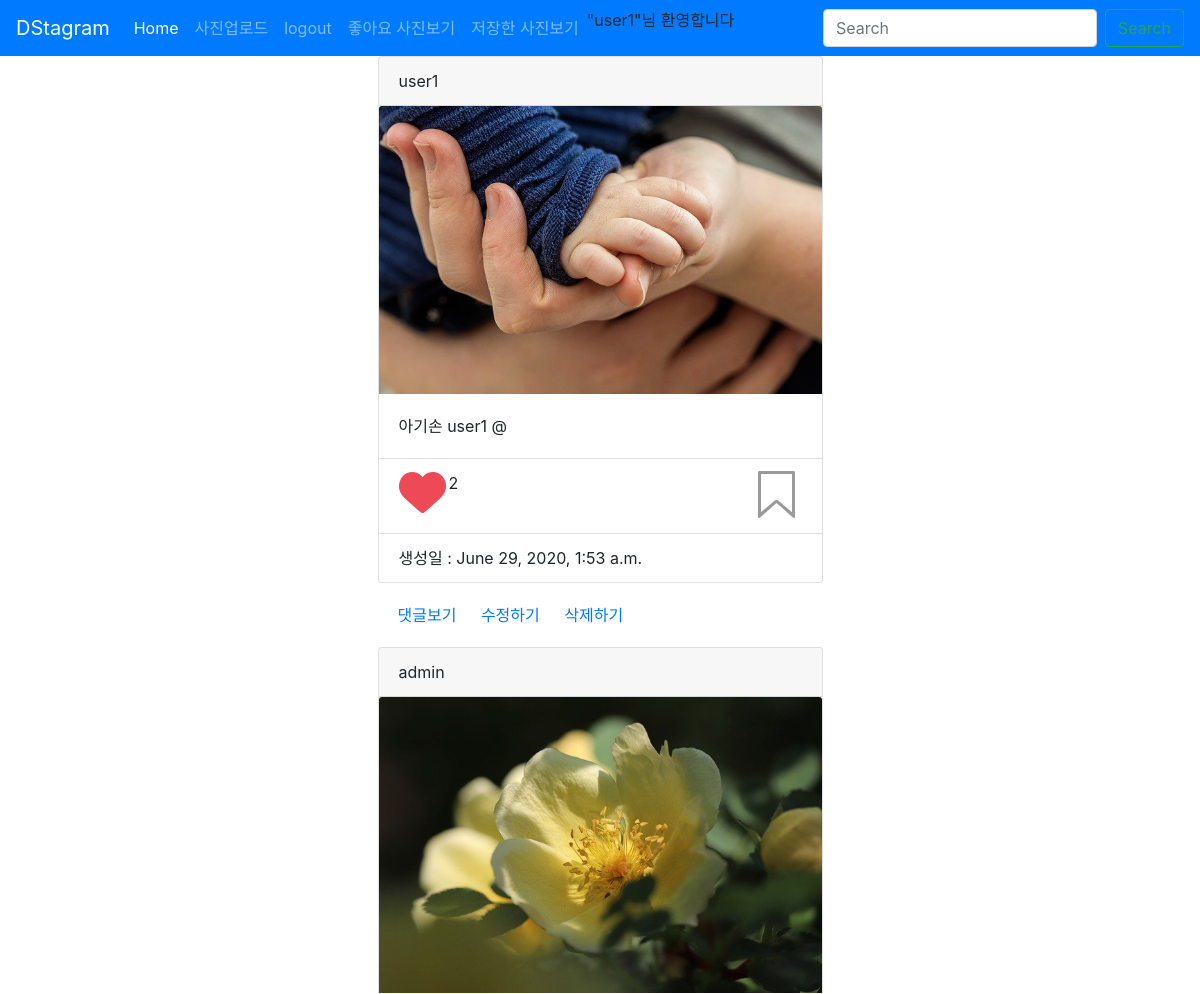
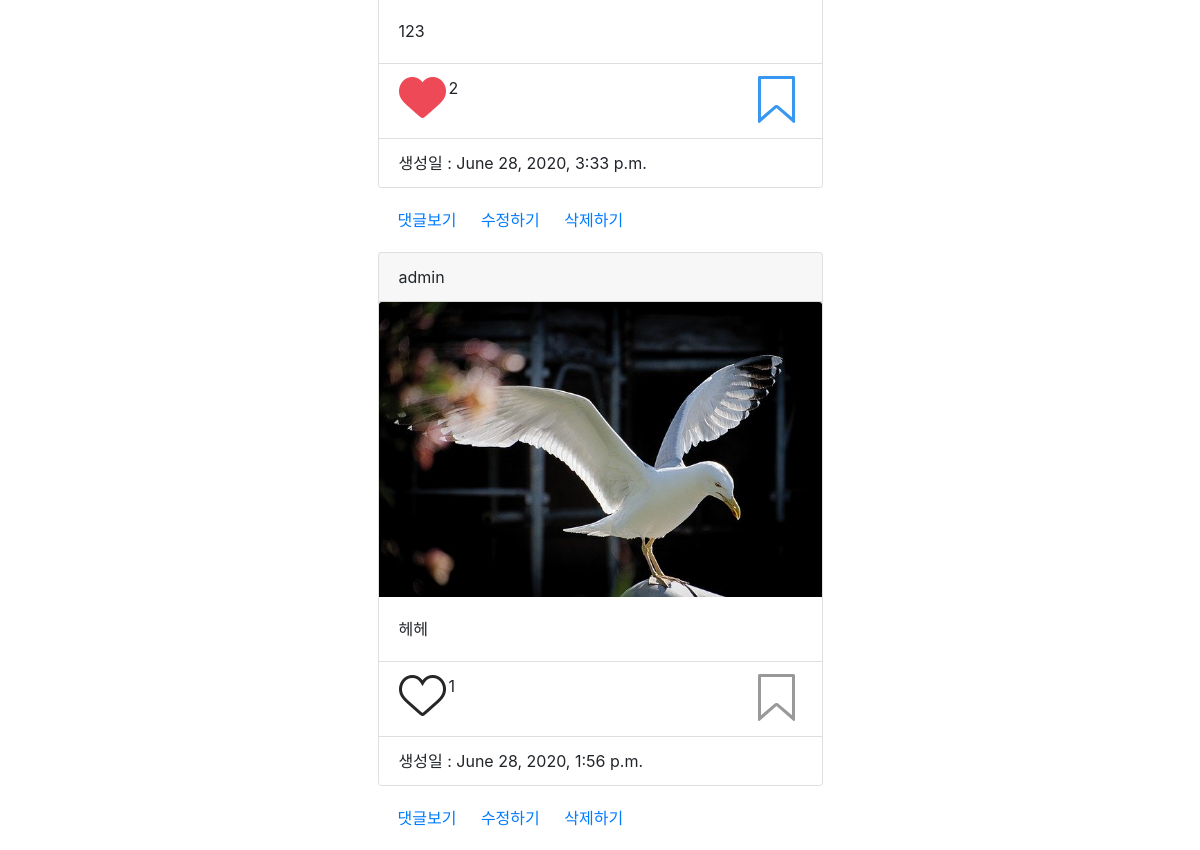
Screenshot of / (signed in) with the database file from the repository (2 pictures, top to bottom).
### photo/models.py (models this page shows, shortened)
class Photo(models.Model):
    author = models.ForeignKey(User, on_delete=models.CASCADE, related_name='user')
    text= models.TextField(blank=True)
    image = models.ImageField(upload_to='timeline_photo/&Y/&m/&d')
    created = models.DateTimeField(auto_now_add=True)
    updated = models.DateTimeField(auto_now=True)
    like = models.ManyToManyField(User, related_name='like_post',blank=True)
    favorite = models.ManyToManyField(User, related_name='favorite_post',blank=True)
    class Meta:
        ordering = ['-created']

### photo/views.py (the view)
# urls.py: path('', PhotoList.as_view(), name='index'),
class PhotoList(ListView):
    model = Photo
    template_name_suffix='_list'

### photo/templates/photo/photo_list.html (shortened to what this page needs)
{% extends 'base.html' %}
{% block content %}
<div class="container">
<div class="row">
    <div class="col"></div>
    <div class="col-5">
        {% for object in object_list %}
        <div class="card">
            <div class="card-header">
                {{ object.author }}
            </div>
            <img src="{{object.image.url}}" class="card-img-top">
            <div class="card-body">
                <p class="card-text">{{object.text}}</p>
            </div>
            <ul class ="list-group list-group-flush">
                {% if user.is_authenticated %}
                <li class="list-group-item">
                    <a href="{% url 'photo:like' object.id %}"
                    class="float-left btn-like {% if user in object.like.all %} active {% endif %}" class="">좋아요!</a>
                    {% if object.like.all.count %}
                    <span class ="">
                        {{object.like.all.count}}
                    </span>
                    {% endif %}
                    <a href="{% url 'photo:favorite' object.id %}"
                    class="float-right btn-favorite {%if user in object.favorite.all %}active{%endif%}">저장하기!</a>
                </li>
                {% endif %}
                <li class="list-group-item">생성일 : {{object.created}}</li>
            </ul>
        </div>
        <div class="card-body">
            <a href="{% url 'photo:detail' object.id %}" class="card-link">댓글보기</a>
            <a href="{% url 'photo:update' object.id %}" class="card-link">수정하기</a>
            <a href="{% url 'photo:delete' object.id %}" class="card-link">삭제하기</a>
        </div>
        {% endfor %}
    </div>
    <div class="col"></div>
</div>
</div>
{% endblock %}

### layout/base.html (shortened to what this page needs)
  <!DOCTYPE html>
  <html lang="en">
  <head>
      <link rel="stylesheet" href="https://stackpath.bootstrapcdn.com/bootstrap/4.5.0/css/bootstrap.min.css">
    </head>
  <body>
    {% load static %}
    <nav class="navbar navbar-expand-lg navbar-dark bg-primary">
        <a class="navbar-brand" href="#">DStagram</a>
        <div class="collapse navbar-collapse" id="navbarTogglerDemo03">
          <ul class="navbar-nav mr-auto mt-2 mt-lg-0">
            <li class="nav-item active">
              <a class="nav-link" href="{% url 'photo:index' %}">Home <span class="sr-only">(current)</span></a>
            </li>
            {%if user.is_authenticated %}
            <li class="nav-item">
              <a class="nav-link" href="{% url 'photo:create'%}">사진업로드</a>
            </li>
            <li class="nav-item">
              <a class="nav-link" href="{% url 'accounts:logout'%}">logout</a>
            </li>
            {% else %}
            <li class="nav-item">
              <a class="nav-link" href="{% url 'accounts:login'%}">Login</a>
            </li>
            {% endif %}
            <li class="nav-item">
              <a class="nav-link" href="{% url 'photo:like_list'%}">좋아요 사진보기</a>
            </li>
            <li class="nav-item">
              <a class="nav-link" href="{% url 'photo:favorite_list'%}">저장한 사진보기</a>
            </li>
            <li class="nav-item">
              <p>"{{request.user.username}}"님 환영합니다</p>
            </li>
          </ul>
          <form class="form-inline my-2 my-lg-0">
            <input class="form-control mr-sm-2" type="search" placeholder="Search" aria-label="Search">
            <button class="btn btn-outline-success my-2 my-sm-0" type="submit">Search</button>
          </form>
        </div>
      </nav>
      {% block content %}
      {% endblock %}
  </body>
  </html>

### rows the page displays
Photo: author "user1", image (picture), text "아기손 user1 @", like.all.count "2", created "June 29, 2020, 1:53 a.m."
Photo: author "admin", image (picture), text "123", like.all.count "2", created "June 28, 2020, 3:33 p.m."
Photo: author "admin", image (picture), text "헤헤", like.all.count "1", created "June 28, 2020, 1:56 p.m."

### other values shown
{{ request.user.username }} "user1"
